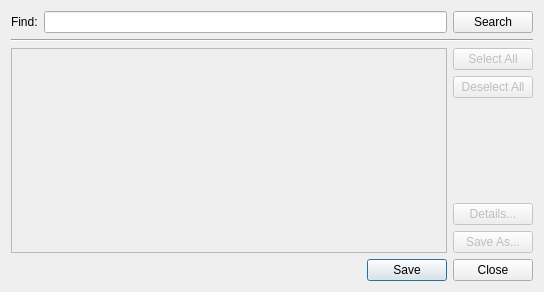
<ui version="4.0" >
 <class>LookupCertificatesDialog</class>
 <widget class="QDialog" name="LookupCertificatesDialog" >
  <property name="geometry" >
   <rect>
    <x>0</x>
    <y>0</y>
    <width>544</width>
    <height>292</height>
   </rect>
  </property>
  <property name="windowTitle" >
   <string>Keyserver Certificate Lookup</string>
  </property>
  <layout class="QVBoxLayout" name="verticalLayout" >
   <item>
    <layout class="QGridLayout" name="gridLayout" >
     <item row="0" column="1" >
      <widget class="KLineEdit" name="findED" />
     </item>
     <item row="0" column="2" >
      <widget class="QPushButton" name="findPB" >
       <property name="text" >
        <string>Search</string>
       </property>
       <property name="autoDefault" >
        <bool>false</bool>
       </property>
      </widget>
     </item>
     <item row="1" column="0" colspan="3" >
      <widget class="Line" name="hr" >
       <property name="orientation" >
        <enum>Qt::Horizontal</enum>
       </property>
      </widget>
     </item>
     <item row="5" column="2" >
      <widget class="QPushButton" name="detailsPB" >
       <property name="enabled" >
        <bool>false</bool>
       </property>
       <property name="text" >
        <string>Details...</string>
       </property>
       <property name="autoDefault" >
        <bool>false</bool>
       </property>
      </widget>
     </item>
     <item rowspan="2" row="6" column="2" >
      <widget class="QPushButton" name="saveAsPB" >
       <property name="enabled" >
        <bool>false</bool>
       </property>
       <property name="text" >
        <string>Save As...</string>
       </property>
       <property name="autoDefault" >
        <bool>false</bool>
       </property>
      </widget>
     </item>
     <item row="2" column="2" >
      <widget class="QPushButton" name="selectAllPB" >
       <property name="enabled" >
        <bool>false</bool>
       </property>
       <property name="text" >
        <string>Select All</string>
       </property>
       <property name="autoDefault" >
        <bool>false</bool>
       </property>
      </widget>
     </item>
     <item row="4" column="2" >
      <spacer name="verticalSpacer" >
       <property name="orientation" >
        <enum>Qt::Vertical</enum>
       </property>
       <property name="sizeHint" stdset="0" >
        <size>
         <width>20</width>
         <height>40</height>
        </size>
       </property>
      </spacer>
     </item>
     <item row="3" column="2" >
      <widget class="QPushButton" name="deselectAllPB" >
       <property name="enabled" >
        <bool>false</bool>
       </property>
       <property name="text" >
        <string>Deselect All</string>
       </property>
       <property name="autoDefault" >
        <bool>false</bool>
       </property>
      </widget>
     </item>
     <item row="0" column="0" >
      <widget class="QLabel" name="findLB" >
       <property name="text" >
        <string>Find:</string>
       </property>
       <property name="buddy" >
        <cstring>findED</cstring>
       </property>
      </widget>
     </item>
     <item rowspan="6" row="2" column="0" colspan="2" >
      <widget class="QTreeView" name="resultTV" >
       <property name="enabled" >
        <bool>false</bool>
       </property>
       <property name="minimumSize" >
        <size>
         <width>400</width>
         <height>0</height>
        </size>
       </property>
       <property name="selectionMode" >
        <enum>QAbstractItemView::ExtendedSelection</enum>
       </property>
       <property name="sortingEnabled" >
        <bool>true</bool>
       </property>
       <property name="allColumnsShowFocus" >
        <bool>true</bool>
       </property>
      </widget>
     </item>
     <item row="8" column="0" colspan="3" >
      <widget class="QDialogButtonBox" name="buttonBox" >
       <property name="standardButtons" >
        <set>QDialogButtonBox::Close|QDialogButtonBox::Save</set>
       </property>
      </widget>
     </item>
    </layout>
   </item>
  </layout>
 </widget>
 <customwidgets>
  <customwidget>
   <class>KLineEdit</class>
   <extends>QLineEdit</extends>
   <header location="global" >KLineEdit</header>
  </customwidget>
 </customwidgets>
 <resources/>
 <connections>
  <connection>
   <sender>findED</sender>
   <signal>returnPressed()</signal>
   <receiver>findPB</receiver>
   <slot>animateClick()</slot>
   <hints>
    <hint type="sourcelabel" >
     <x>409</x>
     <y>19</y>
    </hint>
    <hint type="destinationlabel" >
     <x>430</x>
     <y>19</y>
    </hint>
   </hints>
  </connection>
  <connection>
   <sender>buttonBox</sender>
   <signal>accepted()</signal>
   <receiver>LookupCertificatesDialog</receiver>
   <slot>accept()</slot>
   <hints>
    <hint type="sourcelabel" >
     <x>28</x>
     <y>265</y>
    </hint>
    <hint type="destinationlabel" >
     <x>46</x>
     <y>291</y>
    </hint>
   </hints>
  </connection>
  <connection>
   <sender>buttonBox</sender>
   <signal>rejected()</signal>
   <receiver>LookupCertificatesDialog</receiver>
   <slot>reject()</slot>
   <hints>
    <hint type="sourcelabel" >
     <x>188</x>
     <y>273</y>
    </hint>
    <hint type="destinationlabel" >
     <x>218</x>
     <y>291</y>
    </hint>
   </hints>
  </connection>
  <connection>
   <sender>selectAllPB</sender>
   <signal>clicked()</signal>
   <receiver>resultTV</receiver>
   <slot>selectAll()</slot>
   <hints>
    <hint type="sourcelabel" >
     <x>437</x>
     <y>79</y>
    </hint>
    <hint type="destinationlabel" >
     <x>409</x>
     <y>77</y>
    </hint>
   </hints>
  </connection>
  <connection>
   <sender>deselectAllPB</sender>
   <signal>clicked()</signal>
   <receiver>resultTV</receiver>
   <slot>clearSelection()</slot>
   <hints>
    <hint type="sourcelabel" >
     <x>465</x>
     <y>115</y>
    </hint>
    <hint type="destinationlabel" >
     <x>409</x>
     <y>119</y>
    </hint>
   </hints>
  </connection>
  <connection>
   <sender>findPB</sender>
   <signal>clicked()</signal>
   <receiver>LookupCertificatesDialog</receiver>
   <slot>slotSearchClicked()</slot>
   <hints>
    <hint type="sourcelabel" >
     <x>437</x>
     <y>39</y>
    </hint>
    <hint type="destinationlabel" >
     <x>443</x>
     <y>45</y>
    </hint>
   </hints>
  </connection>
  <connection>
   <sender>detailsPB</sender>
   <signal>clicked()</signal>
   <receiver>LookupCertificatesDialog</receiver>
   <slot>slotDetailsClicked()</slot>
   <hints>
    <hint type="sourcelabel" >
     <x>523</x>
     <y>177</y>
    </hint>
    <hint type="destinationlabel" >
     <x>541</x>
     <y>177</y>
    </hint>
   </hints>
  </connection>
  <connection>
   <sender>saveAsPB</sender>
   <signal>clicked()</signal>
   <receiver>LookupCertificatesDialog</receiver>
   <slot>slotSaveAsClicked()</slot>
   <hints>
    <hint type="sourcelabel" >
     <x>517</x>
     <y>221</y>
    </hint>
    <hint type="destinationlabel" >
     <x>539</x>
     <y>219</y>
    </hint>
   </hints>
  </connection>
  <connection>
   <sender>findED</sender>
   <signal>textChanged(QString)</signal>
   <receiver>LookupCertificatesDialog</receiver>
   <slot>slotSearchTextChanged()</slot>
   <hints>
    <hint type="sourcelabel" >
     <x>93</x>
     <y>19</y>
    </hint>
    <hint type="destinationlabel" >
     <x>93</x>
     <y>3</y>
    </hint>
   </hints>
  </connection>
 </connections>
 <slots>
  <slot>slotSearchClicked()</slot>
  <slot>slotDetailsClicked()</slot>
  <slot>slotSaveAsClicked()</slot>
  <slot>slotSearchTextChanged()</slot>
 </slots>
</ui>
